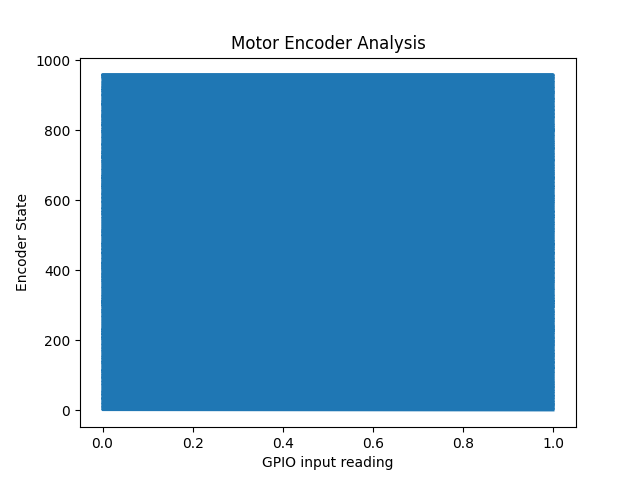

Here is the Python script that generated this plot:
import RPi.GPIO as gpio
import time
import numpy as np
import matplotlib.pyplot as plt

## initialize gpio pins ##

def init():

	gpio.setmode(gpio.BOARD)
	gpio.setup(31, gpio.OUT) # IN1
	gpio.setup(33, gpio.OUT) # IN2
	gpio.setup(35, gpio.OUT) # IN3
	gpio.setup(37, gpio.OUT) # IN4

	gpio.setup(12, gpio.IN, pull_up_down = gpio.PUD_UP)

def gameover():

	gpio.output(31, False)
	gpio.output(33, False)
	gpio.output(35, False)
	gpio.output(37, False)

	gpio.cleanup()

def right_wheels():

	init()

	gpio.output(35, False)
	gpio.output(37, True)
	time.sleep(2)

	#gameover()

## main code ##
init()

counter = np.uint64(0)
button = int(0)

# initialize pwm signal to control motor
#gpio.setup(36, gpio.OUT)
#pwm = gpio.PWM(36, 50)
#pwm.start(7.5)

time.sleep(0.1)
right_wheels()

x_vals = []
y_vals = []

with open('encodercontrol02.txt', 'w') as file: # open this file in write mode
	file.write("Counter\t GPIO state\n") 

	for i in range(0, 100000):
		file.write(f"{counter}\t{gpio.input(12)}\n") # write to the file

		x_vals.append(gpio.input(12))
		y_vals.append(counter)

		print("counter = ", counter, "GPIO state: ", gpio.input(12))

		if int(gpio.input(12)) != int(button):
			button = int(gpio.input(12))
			counter += 1

		if counter >= 960:
#			pwm.stop()
			gameover()
			print("thanks for playing")
			break


plt.plot(x_vals, y_vals)
plt.xlabel('GPIO input reading')
plt.ylabel('Encoder State')
plt.title('Motor Encoder Analysis')
plt.show()
gameover()
